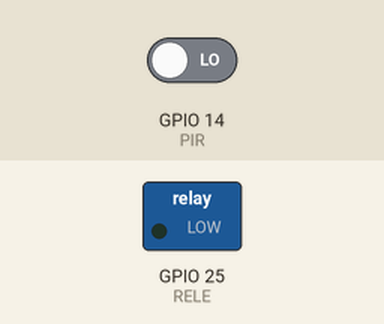
The sketch below on a simulated ESP32. On the bench: switched loads named in the sketch (green lamp = pin HIGH). The test bench sets the inputs (shaded band); at power-on: GPIO 14 (PIR) LOW. What the sketch prints to the serial monitor is not drawn.

Above: at 0.0 s.
At 20.1 s:
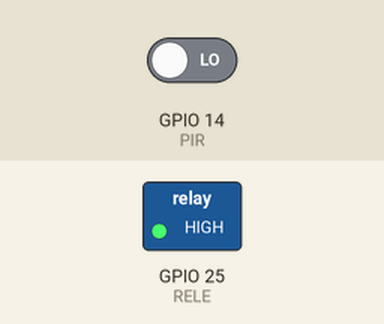
Timing chart, 0 to 21.6 s (numbered marks = the images above):
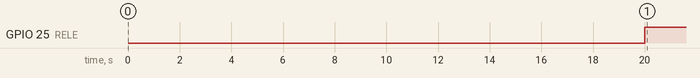

The sketch:

PIR_RELE_ESP32.ino
```cpp
// PROGRAMACION DE SENSOR DE MOVIMIENTO PIR + RELE + LDR, PARA ACTIVAR LUZ - SEGUIMIENTO DE PERSONA //

int PIR = 14 ;          // PIN 14
int RELE = 25 ;         // PIN 25
int ESTADO = 0;         // Se establece en 0, ya que asumimos que el PIR no detecto Movimiento

void setup() {
  // Se coloca el codigo que corre una vez, en SETUP

  pinMode(PIR, INPUT);     // PIR como entrada en PIN 14
  pinMode(RELE, OUTPUT);   // RELE como salida en PIN 25
  delay(20000);            // Delay al inicio, para estabilizar PIR, al estar en el SETUP, se hace sólo la primera vez
  Serial.begin(9600);       // Se habilita el Serial a 9600
}

void loop() {
  // Se coloca código que corre repetidamente, en LOOP

  ESTADO = digitalRead(PIR);
  if (ESTADO == HIGH)  {     // PIR en ALTA
    digitalWrite(RELE, LOW);   // RELE en BAJA
    Serial.println("Deteccion de Movimiento");   // Cuando se activa PIR, devuelve mensaje en consola serial
    delay(4000);  // Se da un Delay de 4 segundos

    }                // Delay dado para espera de 4 seg del RELE - Se puede dejar mas tiempo, por ejemplo 30000 - 30 seg
  else {
    digitalWrite(RELE, HIGH);  // RELE en ALTA
    Serial.println("Fin de Movimiento");  // Cuando se pasiva PIR, devuelve mensaje en consola serial

  }
}
```

Measured:
- by itself, GPIO 25 (RELE): LOW → HIGH at 20.0 s
